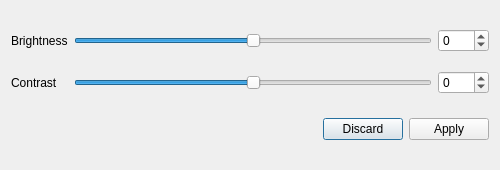
<?xml version="1.0" encoding="UTF-8"?>
<ui version="4.0">
 <class>BrightnessContrastDialog</class>
 <widget class="QDialog" name="BrightnessContrastDialog">
  <property name="windowModality">
   <enum>Qt::ApplicationModal</enum>
  </property>
  <property name="geometry">
   <rect>
    <x>0</x>
    <y>0</y>
    <width>500</width>
    <height>170</height>
   </rect>
  </property>
  <property name="sizePolicy">
   <sizepolicy hsizetype="Fixed" vsizetype="Fixed">
    <horstretch>0</horstretch>
    <verstretch>0</verstretch>
   </sizepolicy>
  </property>
  <property name="windowTitle">
   <string>Brightness &amp; Contrast</string>
  </property>
  <layout class="QVBoxLayout">
   <item>
    <layout class="QGridLayout" name="gridLayout">
     <property name="verticalSpacing">
      <number>19</number>
     </property>
     <item row="1" column="0">
      <widget class="QLabel" name="label">
       <property name="text">
        <string>Contrast</string>
       </property>
      </widget>
     </item>
     <item row="0" column="2">
      <widget class="QSpinBox" name="brightnessSpinBox">
       <property name="minimum">
        <number>-100</number>
       </property>
       <property name="maximum">
        <number>100</number>
       </property>
      </widget>
     </item>
     <item row="0" column="0">
      <widget class="QLabel" name="label_2">
       <property name="text">
        <string>Brightness</string>
       </property>
      </widget>
     </item>
     <item row="1" column="1">
      <widget class="QSlider" name="contrastSlider">
       <property name="minimum">
        <number>-100</number>
       </property>
       <property name="maximum">
        <number>100</number>
       </property>
       <property name="orientation">
        <enum>Qt::Horizontal</enum>
       </property>
      </widget>
     </item>
     <item row="1" column="2">
      <widget class="QSpinBox" name="contrastSpinBox">
       <property name="minimum">
        <number>-100</number>
       </property>
       <property name="maximum">
        <number>100</number>
       </property>
      </widget>
     </item>
     <item row="0" column="1">
      <widget class="QSlider" name="brightnessSlider">
       <property name="minimum">
        <number>-100</number>
       </property>
       <property name="maximum">
        <number>100</number>
       </property>
       <property name="orientation">
        <enum>Qt::Horizontal</enum>
       </property>
      </widget>
     </item>
    </layout>
   </item>
   <item>
    <widget class="QDialogButtonBox" name="buttonBox">
     <property name="standardButtons">
      <set>QDialogButtonBox::Apply|QDialogButtonBox::Discard</set>
     </property>
    </widget>
   </item>
  </layout>
 </widget>
 <resources/>
 <connections/>
</ui>
